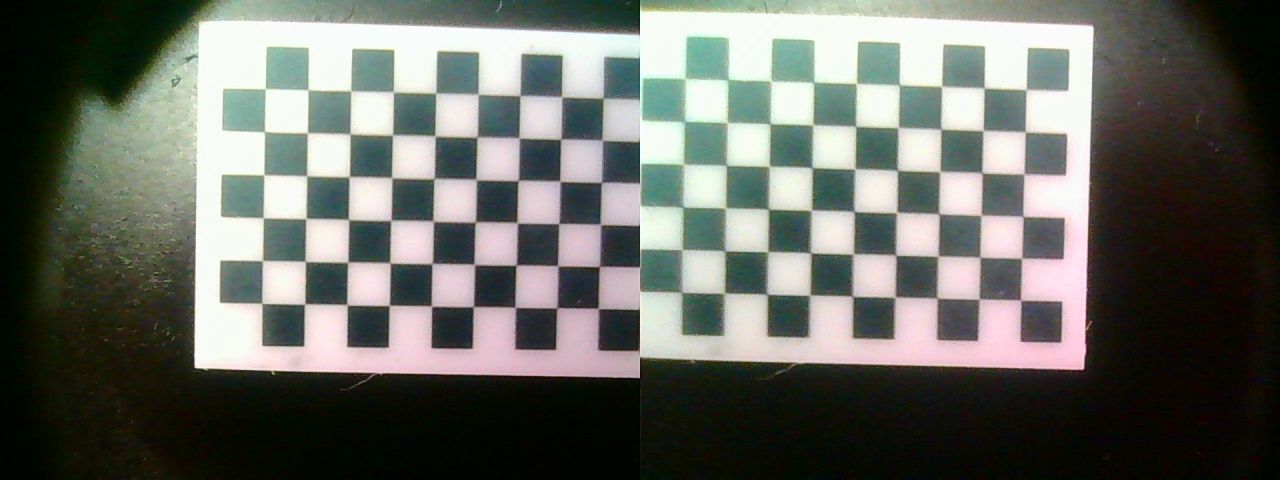
%> input picture Probe_20/Both/Left_01.jpg, 1280 x 480 px; its folder holds 5 pictures in this run
$ octave A_StereoCalibrate.m   (GNU Octave 9; MATLAB toolbox functions it lacks are replaced by stand-ins)
%> lines starting %> are read from the running program, lines starting %| are printed output that depends on the picture
%% 0. Resave jpg's split from both to left and right
inputDir = 'F:\Rhys\MATLAB Workspace\Probe_19\Both';
leftDir = 'F:\Rhys\MATLAB Workspace\Probe_19\Left';
rightDir = 'F:\Rhys\MATLAB Workspace\Probe_19\Right';

% 2. Get a list of all JPG files
filePattern = fullfile(inputDir, '*.jpg');
files = dir(filePattern);

for k = 1:length(files)
    baseFileName = files(k).name;
    fullFileName = fullfile(inputDir, baseFileName);
    img = imread(fullFileName);
%> img is the input picture: size 480x1280x3 uint8; mean R, G, B 104.7, 107.4, 100.7
    leftImg  = img(:, 1:640, :);
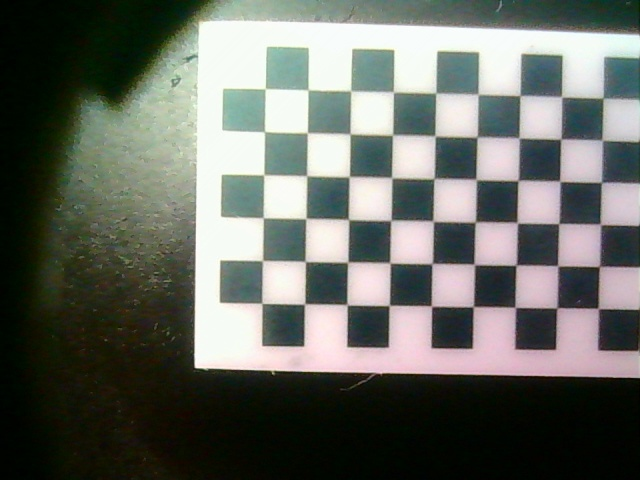
%> leftImg: size 480x640x3 uint8; mean R, G, B 103.5, 107, 100.1
    rightImg = img(:, 641:1280, :);
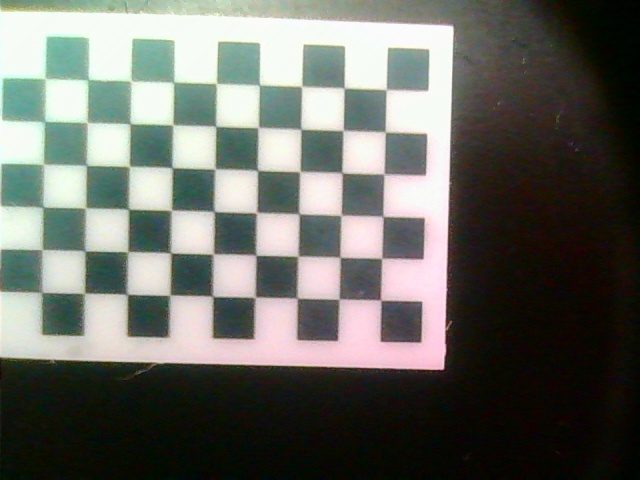
%> rightImg: size 480x640x3 uint8; mean R, G, B 106, 107.9, 101.4
    [~, name, ext] = fileparts(baseFileName);

    imwrite(leftImg,  fullfile(leftDir, ['Left_', name(6:7), ext]));
    imwrite(rightImg, fullfile(rightDir, ['Right_', name(6:7), ext]));
end
%> pass 2 of the loop `for k = 1:length(files)`:
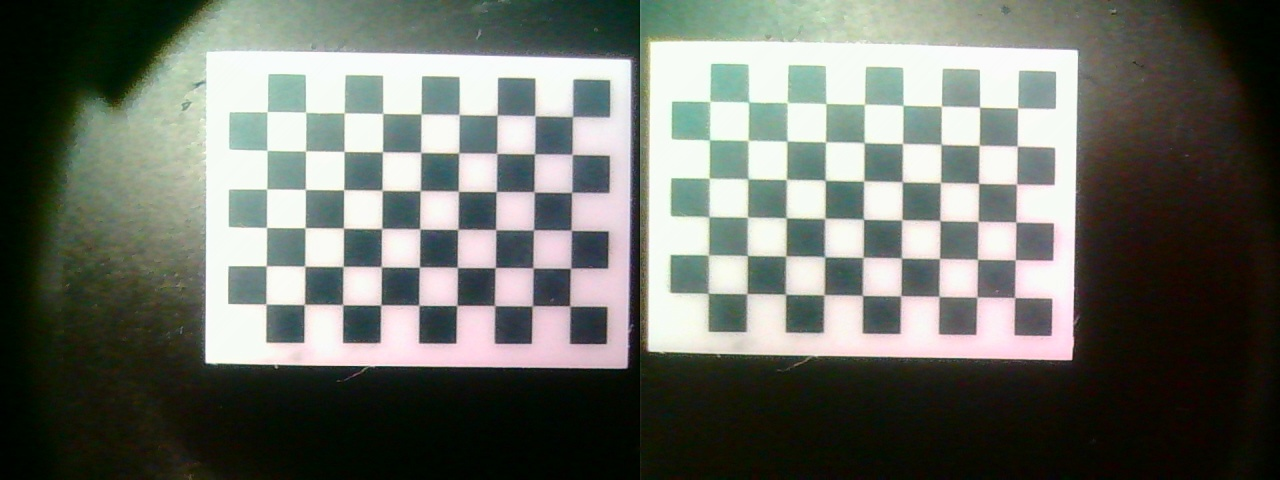
%> input picture Probe_20/Both/Left_02.jpg, 1280 x 480 px
%> img is the input picture: size 480x1280x3 uint8; mean R, G, B 107.5, 111.4, 103.6
%> `leftImg  = img(:, 1:640, :);`:
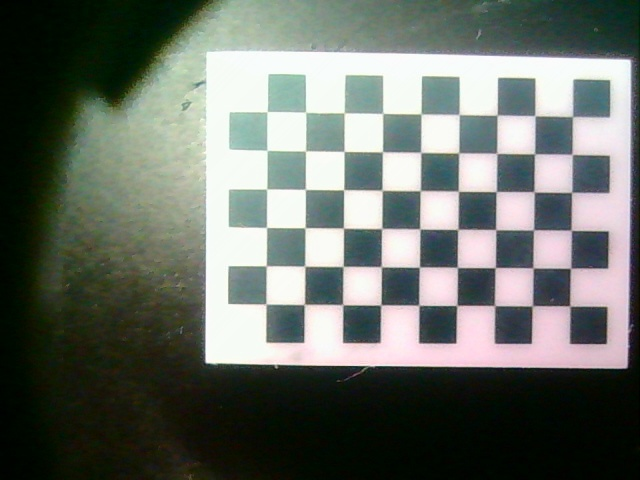
%> leftImg: size 480x640x3 uint8; mean R, G, B 105.6, 111.5, 104.4
%> `rightImg = img(:, 641:1280, :);`:
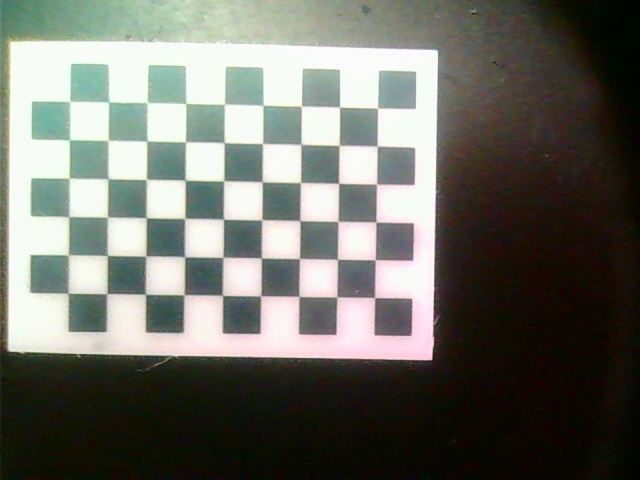
%> rightImg: size 480x640x3 uint8; mean R, G, B 109.4, 111.2, 102.8
%> pass 3 of the loop `for k = 1:length(files)`:
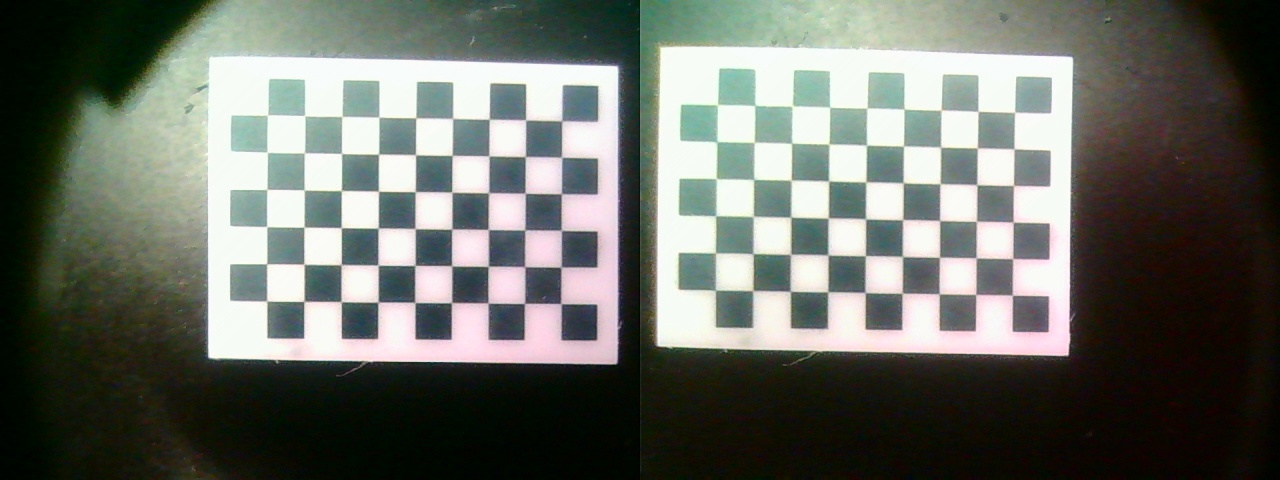
%> input picture Probe_20/Both/Left_03.jpg, 1280 x 480 px
%> img is the input picture: size 480x1280x3 uint8; mean R, G, B 106, 109.7, 102.2
%> `leftImg  = img(:, 1:640, :);`:
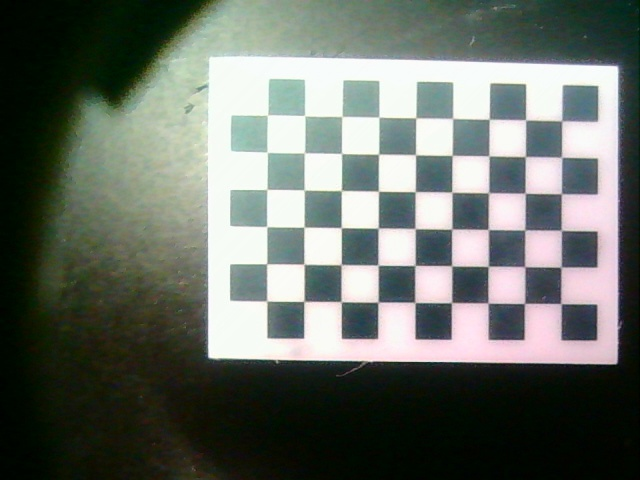
%> leftImg: size 480x640x3 uint8; mean R, G, B 104.3, 110.6, 103.2
%> `rightImg = img(:, 641:1280, :);`:
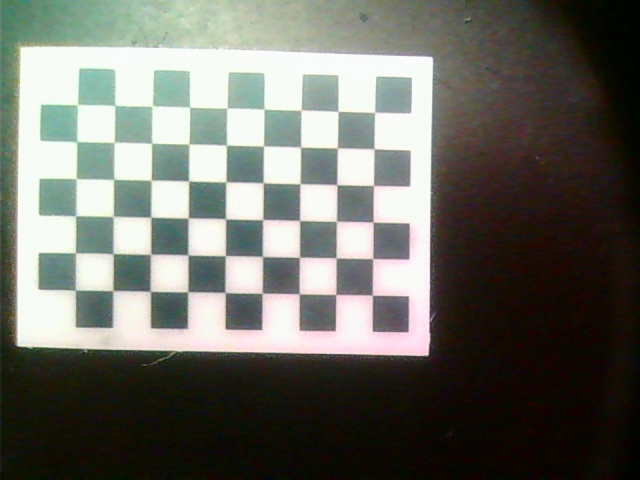
%> rightImg: size 480x640x3 uint8; mean R, G, B 107.6, 108.8, 101.2
%> the loop made 5 passes; the first 3 are shown

%% 1. Path to image files
leftImages = imageDatastore(fullfile('F:\Rhys\MATLAB Workspace\Probe_19\Left','*.jpg'));
rightImages = imageDatastore(fullfile('F:\Rhys\MATLAB Workspace\Probe_19\Right','*.jpg'));

%% 2. Detect calibration pattern (checkerboard)
%> (the run ends here)
